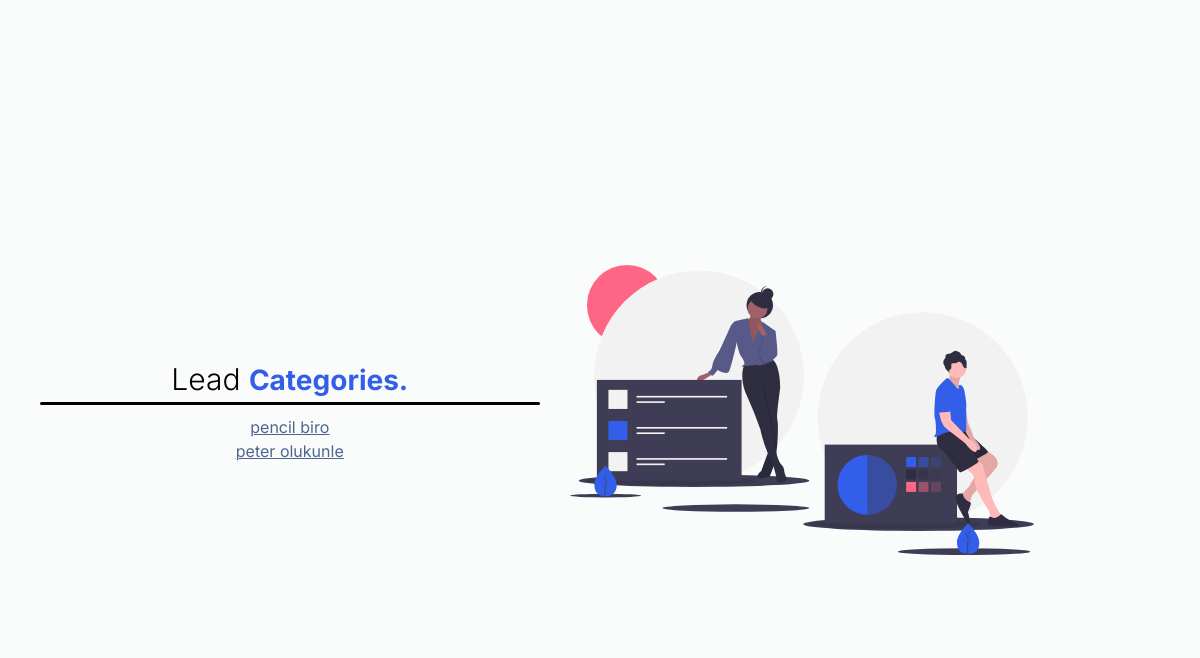
The app's page /new_leads/ (signed in), older data.
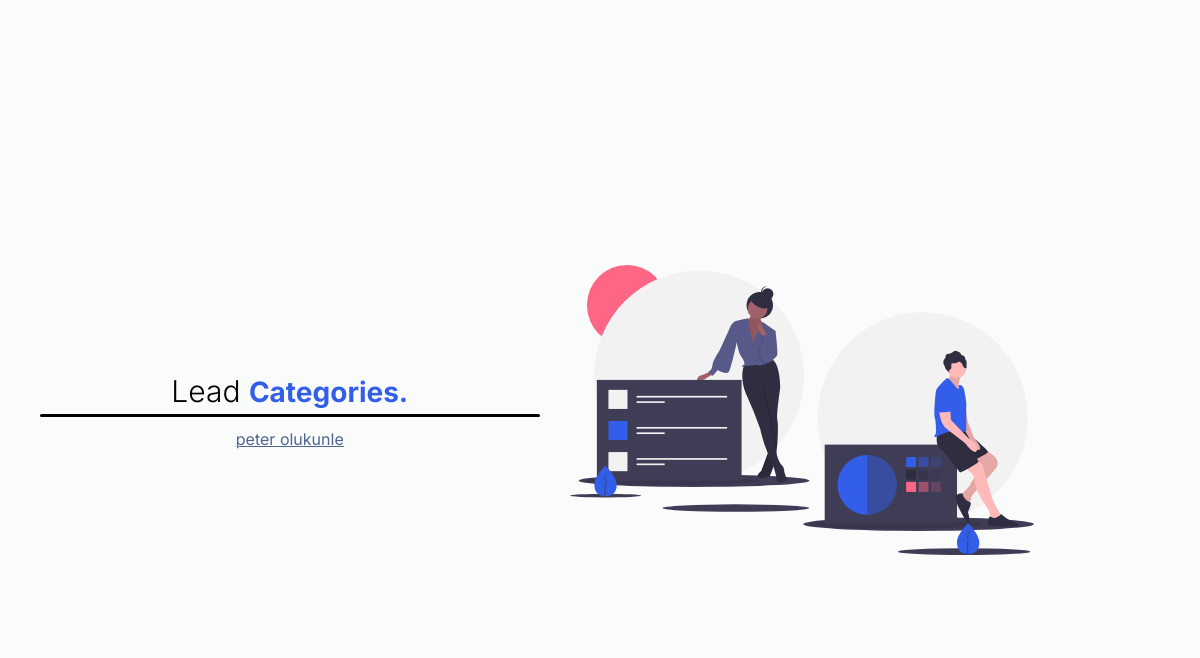
The same page, newer data.
### CRMapp/models.py (models this page shows, shortened)
class Lead(models.Model):
    first_name = models.CharField(max_length=20)
    last_name = models.CharField(max_length=20)
    age = models.IntegerField(default=0)
    descripton = models.TextField(null=True, blank=True)
    agent = models.ForeignKey("Agent", on_delete=models.SET_NULL, null=True, blank=True)
    date_added = models.DateTimeField(auto_now_add=True)
    organisation = models.ForeignKey("Auto", on_delete=models.CASCADE)
    category = models.ForeignKey("Category", on_delete=models.SET_NULL, null=True, blank=True, related_name='leads')
    created_at = models.DateTimeField(default=datetime.now, blank=True, null=True)

### CRMapp/views.py (the view)
# urls.py: path('new_leads/', views.New_lead_category.as_view(), name='new-leadcategory'),
class New_lead_category(ManualLoginRequiredMixin, generic.ListView):
    template_name = 'new_lead_category.html'
    def get_queryset(self):
        if self.request.user.is_organisor:
            queryset = Category.objects.filter(user = self.request.user)
        return queryset
    def get_context_data(self, **kwargs):
        context = super(New_lead_category, self).get_context_data(**kwargs)
        if self.request.user.is_organisor:
            queryset = Lead.objects.filter(organisation = self.request.user.auto)
        context.update({
            'new_leads':queryset.filter(category__isnull=True),
        })
        return context

### CRMapp/mixins.py (called while the page is built)
    def dispatch(self, request, *args, **kwargs):
        if not request.user.is_authenticated or not request.user.is_organisor:
            return redirect('login')
        return super().dispatch(request, *args, **kwargs)

### CRMapp/templates/new_lead_category.html (shortened to what this page needs)
{% extends 'registration/signup.html' %}
{% load tailwind_filters %}
{% load static %}
{% block content %}
<body>
    <div class="container">
        <div class="box">
            <div class="span">
                <h1>Lead <span>Categories.</span></h1>
            </div>
                <div class="login">
                    {% for new_lead_category in new_leads %}
                    <a href="{% url 'leads:category-leadupdate' new_lead_category.id  %}"><h3>{{new_lead_category.first_name}}  {{new_lead_category.last_name}}</h3></a>
                    {% endfor %}
                </div>
        </div>
        <div class="team_img_wrapper">
            <img src="{% static 'images/team.svg' %}" alt="team-img" />
          </div>
    </div>
</body>
{% endblock %}

Row changes from the older to the newer data that the page shows:
removed Lead: first_name "pencil", last_name "biro"
